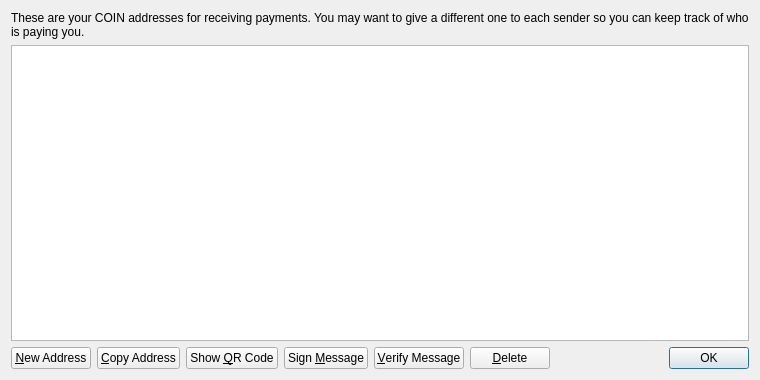
<?xml version="1.0" encoding="UTF-8"?>
<ui version="4.0">
 <class>AddressBookPage</class>
 <widget class="QWidget" name="AddressBookPage">
  <property name="geometry">
   <rect>
    <x>0</x>
    <y>0</y>
    <width>760</width>
    <height>380</height>
   </rect>
  </property>
  <property name="windowTitle">
   <string>Address Book</string>
  </property>
  <layout class="QVBoxLayout" name="verticalLayout">
   <item>
    <widget class="QLabel" name="labelExplanation">
     <property name="text">
      <string>These are your COIN addresses for receiving payments. You may want to give a different one to each sender so you can keep track of who is paying you.</string>
     </property>
     <property name="textFormat">
      <enum>Qt::PlainText</enum>
     </property>
     <property name="wordWrap">
      <bool>true</bool>
     </property>
    </widget>
   </item>
   <item>
    <widget class="QTableView" name="tableView">
     <property name="contextMenuPolicy">
      <enum>Qt::CustomContextMenu</enum>
     </property>
     <property name="toolTip">
      <string>Double-click to edit address or label</string>
     </property>
     <property name="tabKeyNavigation">
      <bool>false</bool>
     </property>
     <property name="alternatingRowColors">
      <bool>true</bool>
     </property>
     <property name="selectionMode">
      <enum>QAbstractItemView::SingleSelection</enum>
     </property>
     <property name="selectionBehavior">
      <enum>QAbstractItemView::SelectRows</enum>
     </property>
     <property name="sortingEnabled">
      <bool>true</bool>
     </property>
     <attribute name="verticalHeaderVisible">
      <bool>false</bool>
     </attribute>
    </widget>
   </item>
   <item>
    <layout class="QHBoxLayout" name="horizontalLayout">
     <item>
      <widget class="QPushButton" name="newAddressButton">
       <property name="toolTip">
        <string>Create a new address</string>
       </property>
       <property name="text">
        <string>&amp;New Address</string>
       </property>
       <property name="icon">
        <iconset resource="../bitcoin.qrc">
         <normaloff>:/icons/add</normaloff>:/icons/add</iconset>
       </property>
      </widget>
     </item>
     <item>
      <widget class="QPushButton" name="copyToClipboard">
       <property name="toolTip">
        <string>Copy the currently selected address to the system clipboard</string>
       </property>
       <property name="text">
        <string>&amp;Copy Address</string>
       </property>
       <property name="icon">
        <iconset resource="../bitcoin.qrc">
         <normaloff>:/icons/editcopy</normaloff>:/icons/editcopy</iconset>
       </property>
      </widget>
     </item>
     <item>
      <widget class="QPushButton" name="showQRCode">
       <property name="text">
        <string>Show &amp;QR Code</string>
       </property>
       <property name="icon">
        <iconset resource="../bitcoin.qrc">
         <normaloff>:/icons/qrcode</normaloff>:/icons/qrcode</iconset>
       </property>
      </widget>
     </item>
     <item>
      <widget class="QPushButton" name="signMessage">
       <property name="toolTip">
        <string>Sign a message to prove you own a COIN address</string>
       </property>
       <property name="text">
        <string>Sign &amp;Message</string>
       </property>
       <property name="icon">
        <iconset resource="../bitcoin.qrc">
         <normaloff>:/icons/edit</normaloff>:/icons/edit</iconset>
       </property>
      </widget>
     </item>
     <item>
      <widget class="QPushButton" name="verifyMessage">
       <property name="toolTip">
        <string>Verify a message to ensure it was signed with a specified COIN address</string>
       </property>
       <property name="text">
        <string>&amp;Verify Message</string>
       </property>
       <property name="icon">
        <iconset resource="../bitcoin.qrc">
         <normaloff>:/icons/transaction_0</normaloff>:/icons/transaction_0</iconset>
       </property>
      </widget>
     </item>
     <item>
      <widget class="QPushButton" name="deleteButton">
       <property name="toolTip">
        <string>Delete the currently selected address from the list</string>
       </property>
       <property name="text">
        <string>&amp;Delete</string>
       </property>
       <property name="icon">
        <iconset resource="../bitcoin.qrc">
         <normaloff>:/icons/remove</normaloff>:/icons/remove</iconset>
       </property>
      </widget>
     </item>
     <item>
      <spacer name="horizontalSpacer">
       <property name="orientation">
        <enum>Qt::Horizontal</enum>
       </property>
       <property name="sizeHint" stdset="0">
        <size>
         <width>40</width>
         <height>20</height>
        </size>
       </property>
      </spacer>
     </item>
     <item>
      <widget class="QDialogButtonBox" name="buttonBox">
       <property name="sizePolicy">
        <sizepolicy hsizetype="Maximum" vsizetype="Fixed">
         <horstretch>0</horstretch>
         <verstretch>0</verstretch>
        </sizepolicy>
       </property>
       <property name="standardButtons">
        <set>QDialogButtonBox::Ok</set>
       </property>
      </widget>
     </item>
    </layout>
   </item>
  </layout>
 </widget>
 <resources>
  <include location="../bitcoin.qrc"/>
 </resources>
 <connections/>
</ui>
